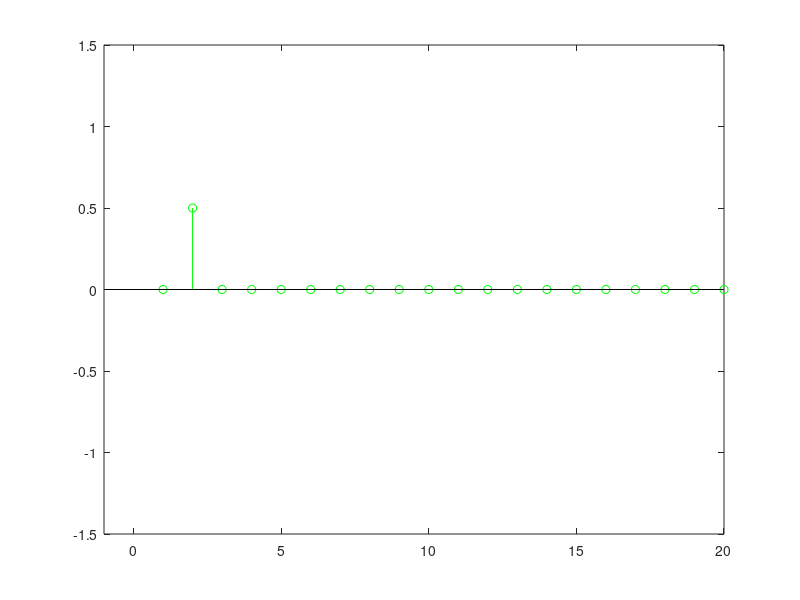

The MATLAB source for this figure: (Note: this script raises an error after producing the figure.)
% Task 4 - MA filtering
x = [0, 1/2, zeros(1,19)];

b0 = 0.5;
b1 = 0.5;

N = length(x); % Length of input signal
y = zeros(size(x)); % Allocate space for outut

y(1) = b0*x(1); % First sample, assuming x(0) = 0
for n=2:N % Remaining samples
    y(n) = b0*x(n) + b1*x(n-1);
end;

stem(x, 'g');
axis([-1 20 -1.5 1.5]);
hold on
stem(y, 'k', '.');
axis([-1 20 -1.5 1.5]);
xlabel('n'); ylabel('x[n] and y[n]'); %Where x[n]=0.5δ[n-1] and y[n]=0.5h[n-1]


legend('= ingsingal x[n]','= utsignal y[n]')